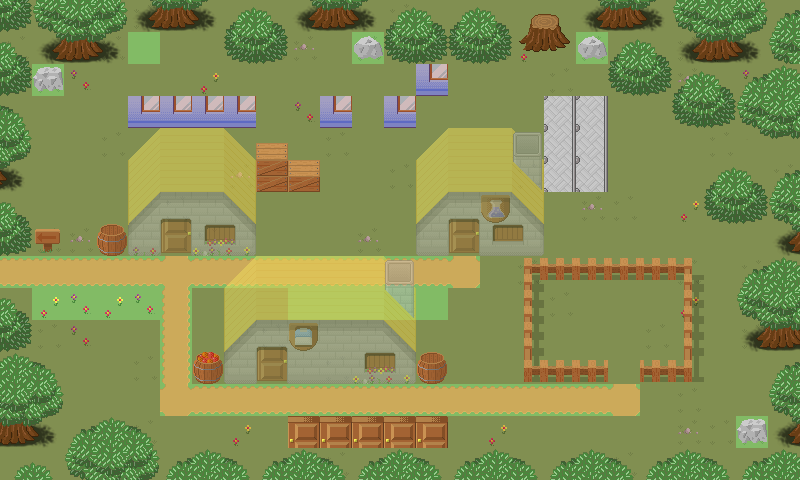

This game map was drawn from its Tiled (.tmx) file and the tilesets committed beside it. A one-line description and the trimmed map source follow:
An orthogonal 25x15 tile map with 32x32 px tiles, 4 tile layers (grass, road, plants, city), 5 tilesets and 4 objects.

<map version="1.0" orientation="orthogonal" renderorder="right-down" width="25" height="15" tilewidth="32" tileheight="32" backgroundcolor="#801517" nextobjectid="42">
 <properties>
  <property name="Author" value="Silveira Neto" />
  <property name="Year" value="2009" />
 </properties>
 <tileset firstgid="1" name="Untitled" tilewidth="32" tileheight="32">
  <image source="free_tileset_version_10.png" width="480" height="1216" />
  <tile id="16">
   <animation>
    <frame tileid="54" duration="100" />
    <frame tileid="55" duration="100" />
    <frame tileid="69" duration="100" />
    <frame tileid="70" duration="100" />
    <frame tileid="86" duration="100" />
   </animation>
  </tile>
  <tile id="35">
   <properties>
    <property name="dd" value="e" />
   </properties>
   <objectgroup draworder="index">
    <object id="0" x="-1" y="3">
     <polyline points="0,0 29,0 32,18 19,29 2,22 -4,3 2,0" />
    </object>
    <object id="0" x="0" y="5" width="20" height="19">
     <ellipse />
    </object>
    <object id="0" x="6" y="13">
     <polygon points="0,0 16,0 12,9" />
    </object>
   </objectgroup>
   <animation>
    <frame tileid="34" duration="150" />
    <frame tileid="16" duration="160" />
    <frame tileid="17" duration="1000" />
    <frame tileid="19" duration="100" />
    <frame tileid="34" duration="100" />
    <frame tileid="34" duration="100" />
    <frame tileid="68" duration="100" />
   </animation>
  </tile>
  <tile id="422">
   <objectgroup draworder="index">
    <object id="0" x="-4" y="-2" width="57" height="56" />
   </objectgroup>
   <animation>
    <frame tileid="304" duration="100" />
    <frame tileid="319" duration="100" />
    <frame tileid="286" duration="100" />
    <frame tileid="256" duration="100" />
   </animation>
  </tile>
 </tileset>
 <tileset firstgid="571" name="eee" tilewidth="1" tileheight="1" />
 <tileset firstgid="571" name="4444" tilewidth="480" tileheight="1216">
  <tile id="0">
   <image width="480" height="1216" source="free_tileset_version_10.png" />
  </tile>
 </tileset>
 <tileset firstgid="572" name="perspective_walls" tilewidth="32" tileheight="32" spacing="3" margin="3">
  <image source="perspective_walls.png" trans="ffff7f" width="256" height="256" />
 </tileset>
 <tileset firstgid="621" name="isometric_grass_and_water" tilewidth="32" tileheight="32" spacing="3" margin="3">
  <image source="isometric_grass_and_water.png" trans="1eaa0f" width="256" height="384" />
  <terraintypes>
   <terrain name="新地形" tile="-1" />
  </terraintypes>
 </tileset>
 <layer name="grass" width="25" height="15" opacity="0.74">
  <data>[375 cells, 372 non-empty, 6 distinct tile ids]</data>
 </layer>
 <layer name="road" width="25" height="15">
  <data>[375 cells, 67 non-empty, 16 distinct tile ids]</data>
 </layer>
 <layer name="plants" width="25" height="15">
  <data>[375 cells, 126 non-empty, 36 distinct tile ids]</data>
 </layer>
 <layer name="city" width="25" height="15" opacity="0.5">
  <data>[375 cells, 56 non-empty, 25 distinct tile ids]</data>
 </layer>
</map>
